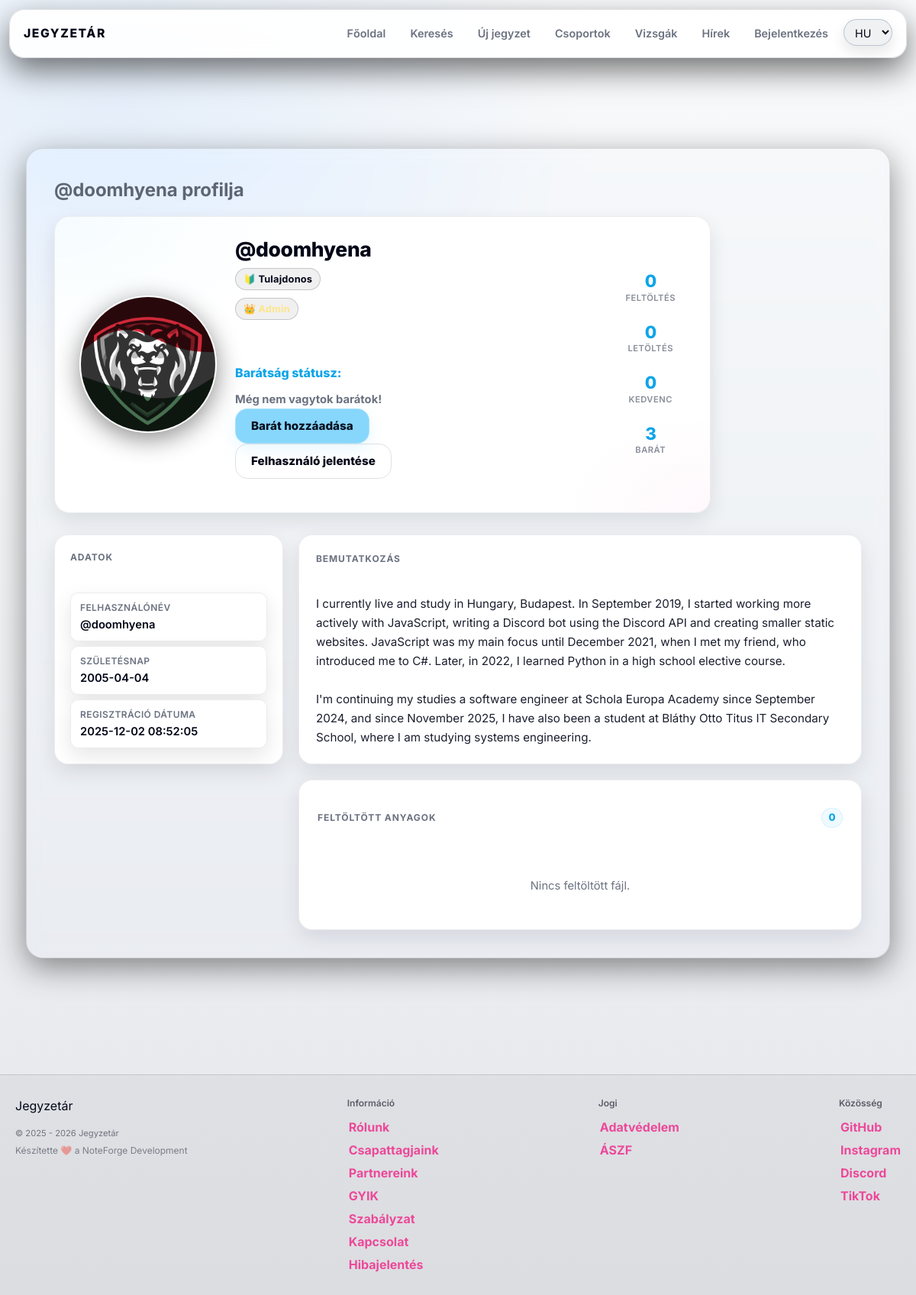
/profile.php?username=doomhyena, run on the app's committed database.
### tables this page shows
CREATE TABLE `users` (
  `id` int(11) NOT NULL,
  `lastname` varchar(100) DEFAULT NULL,
  `firstname` varchar(100) DEFAULT NULL,
  `username` varchar(50) NOT NULL,
  `birthdate` date DEFAULT NULL,
  `gender` varchar(10) DEFAULT NULL,
  `email` varchar(50) NOT NULL,
  `profile_picture` varchar(255) DEFAULT NULL,
  `password` varchar(255) NOT NULL,
  `security_question` varchar(255) NOT NULL,
  `security_answer` varchar(255) NOT NULL,
  `admin` tinyint(1) NOT NULL,
  `teacher` tinyint(1) NOT NULL,
  `registration_date` datetime DEFAULT NULL,
  `language` varchar(5) NOT NULL DEFAULT 'hu',
  `oauth_provider` varchar(20) DEFAULT NULL,
  `oauth_sub` varchar(191) DEFAULT NULL,
  `email_verified` tinyint(1) NOT NULL DEFAULT 0,
  `bio` text DEFAULT NULL,
  `profile_theme` varchar(32) NOT NULL DEFAULT 'default',
  `twofa_enabled` tinyint(1) NOT NULL DEFAULT 0,
  `used_reg_code` varchar(64) DEFAULT NULL,
  `used_reg_code_at` datetime DEFAULT NULL,
  `show_fullname` tinyint(1) NOT NULL DEFAULT 1,
  `show_email` tinyint(1) NOT NULL DEFAULT 0,
  `show_birthdate` tinyint(1) NOT NULL DEFAULT 0
);

CREATE TABLE `badges` (
  `id` int(11) NOT NULL,
  `name` varchar(64) NOT NULL,
  `slug` varchar(64) NOT NULL,
  `description` varchar(255) DEFAULT NULL,
  `icon` varchar(16) DEFAULT NULL
);

### profile.php (the view, shortened to what the rows shown need)
<?php
    require_once "assets/php/db.php";
    require_once "assets/php/lang.php";
    require_once "assets/php/functions.php";
	require_once "assets/php/premium.php";
    $user = null;
    $viewerId = $user['id'] ?? 0;
    $username = $_GET['username'] ?? $_GET['user'] ?? '';
    $res = db_query($conn, "SELECT * FROM users WHERE username = ? LIMIT 1", "s", [$username]);
    $profile = $res->fetch_assoc();
    $profileId = $profile['id'];
    $isOwner = ($viewerId === $profileId);
    $show_fullname  = ($profile['show_fullname'] ?? 1);
    $show_birthdate = ($profile['show_birthdate'] ?? 0);
    $profile_theme = $profile['profile_theme'] ?: 'default';
    $is_birthday = (!empty($profile['birthdate']) && date('m-d', strtotime($profile['birthdate'])) === date('m-d'));
    $birthdateValue = (!empty($profile['birthdate']) && $profile['birthdate'] !== '0000-00-00') ? substr($profile['birthdate'], 0, 10): '';
    $profile_picture_path = "assets/img/default_profile_picture.jpg";
    if (!empty($profile['profile_picture'])) {
        $fs = __DIR__ . "/users/{$profile['username']}/{$profile['profile_picture']}";
        if (is_file($fs)) {
            $profile_picture_path = "users/{$profile['username']}/{$profile['profile_picture']}";
        }
    }
    $badges = [];
    $badgeRes = db_query($conn, "SELECT b.* FROM user_badges ub JOIN badges b ON ub.badge_id = b.id WHERE ub.user_id = ? ORDER BY ub.granted_at ASC", "i", [$profileId]);
    if ($badgeRes) {
        while ($row = $badgeRes->fetch_assoc()) {
            $badges[] = $row;
        }
    }
    $bio = trim((string)($profile['bio'] ?? ''));
    $emptyBios = [
            "Ez a felhasználó még nem dobott be bemutatkozást.",
            "Itt lenne a bio… ha lenne bio.",
            "A bemutatkozás DLC még nem lett telepítve.",
            "Csend van… túl nagy a csend.",
            "Bio nincs, de a vibe megvan.",
    ];
    $fallbackBio = $emptyBios[array_rand($emptyBios)];
?>
<!DOCTYPE html>
<html lang="<?= htmlspecialchars($lang) ?>">
<head>
    <link rel="stylesheet" href="assets/css/styles.css">
    <script src="https://cdn.jsdelivr.net/npm/@tailwindcss/browser@4"></script>
</head>
<body class="theme-<?= htmlspecialchars($profile_theme) ?>">
<div class="content-wrapper">
    <div class="main">
        <h1><?= htmlspecialchars($show_fullname ? $profile['firstname'] : '@' . $profile['username']) . ' ' . t('profile_of') ?></h1>
        <div class="profile-layout">
            <section class="card profile-header">
                <div class="profile-header-grid">
                    <div class="profile-header-avatar">
                        <div class="avatar-wrap <?= $is_birthday ? 'is-birthday' : '' ?>" style="--avatar-size:180px">
                            <div class="avatar-box">
                                <img class="profile-picture"
                                     src="<?= htmlspecialchars($profile_picture_path) ?>"
                                     alt="<?= t('profile_picture_alt') ?>">
                            </div>
                        </div>
                    </div>
                    <div class="profile-header-main">
                        <div class="profile-identity">
                            <h2 class="profile-name"><?= htmlspecialchars($show_fullname ? ($profile['lastname'] . ' ' . $profile['firstname']) : ('@' . $profile['username'])) ?></h2>
                            <?php if (!empty($badges)): ?>
                                <div class="profile-badges">
                                    <?php foreach ($badges as $badge): ?>
                                        <span class="badge-pill"
                                              title="<?= htmlspecialchars($badge['description'] ?? '') ?>">
                                            <?= htmlspecialchars($badge['icon'] ?: '🏅') ?>
                                            <?= htmlspecialchars($badge['name']) ?>
                                        </span>
                                    <?php endforeach; ?>
                                </div>
                            <?php endif; ?>
                            <div class="profile-badges">
                                <?php if ((int)($profile['admin'] ?? 0) === 1): ?>
                                    <span class="badge-pill badge-pill--admin" title="<?= t('role_badge_admin_title') ?>">
                                    </span>
                                <?php elseif ((int)($profile['teacher'] ?? 0) === 1): ?>
                                    <span class="badge-pill badge-pill--teacher" title="<?= t('role_badge_teacher_title') ?>">
                                        🎓 <?= t('role_badge_teacher') ?>
                                    </span>
                                <?php else: ?>
                                    <span class="badge-pill badge-pill--student" title="<?= t('role_badge_student_title') ?>">
                                        📚 <?= t('role_badge_student') ?>
                                    </span>
                                <?php endif; ?>
                            </div>
                            <?php if (!$isOwner): ?>
                                <div class="profile-social-actions">
                                    <div class="profile-friendship">
                                    </div>
                                    <div class="profile-report">
                                    </div>
                                </div>
                            <?php endif; ?>
                        </div>
                    </div>
                </div>
            </section>
            <div class="profile-main-columns">
                <aside class="profile-column profile-column-left">
                    <div class="card">
                        <div class="profile-info-card" id="basic-profile-static">
                            <div class="profile-info-item">
                                <div class="profile-info-label"><?= t('profile_username') ?></div>
                                <div class="profile-info-value">@<?= htmlspecialchars($profile['username']) ?></div>
                            </div>
                            <?php if ($isOwner || $show_birthdate): ?>
                                <div class="profile-info-item">
                                    <div class="profile-info-label"><?= t('profile_birthdate') ?></div>
                                    <div class="profile-info-value"><?= htmlspecialchars($birthdateValue ?: '—') ?></div>
                                </div>
                            <?php endif; ?>
                            <div class="profile-info-item">
                                <div class="profile-info-label"><?= t('profile_registration') ?></div>
                                <div class="profile-info-value"><?= htmlspecialchars($profile['registration_date']) ?></div>
                            </div>
                        </div>
                    </div>
                </aside>
                <section class="profile-column profile-column-right" id="profile-main-content">
                    <div class="profile-right-block">
                        <div class="card profile-bio">
                            <h3 data-translation-key="profile_bio"><?= t('profile_bio') ?></h3>
                            <?php if ($bio !== ''): ?>
                                <p><?= nl2br(htmlspecialchars($bio)) ?></p>
                            <?php else: ?>
                                <p class="entry-meta opacity-80"><?= htmlspecialchars($fallbackBio) ?></p>
                            <?php endif; ?>
                        </div>
                    </div>
                </section>
            </div>
        </div>
    </div>
</div>
</body>
</html>

### data on the page
users: show_fullname+username "@doomhyena", username+profile_picture (picture), username "doomhyena", birthdate "2005-04-04", registration_date "2025-12-02 08:52:05", bio "I currently live and study in Hungary, Budapest. In September 2019, I started working more actively with JavaScript, writing a Discord bot using the Discord API and creating smaller static websites. JavaScript was my main focus until December 2021, when I met my friend, who introduced me to C#. Later, in 2022, I learned Python in a high school elective course. I'm continuing my studies a software engineer at Schola Europa Academy since September 2024, and since November 2025, I have also been a student at Bláthy Otto Titus IT Secondary School, where I am studying systems engineering."
badges: icon "🔰", name "Tulajdonos"

### other printed values
t('nav_home') "Főoldal"
t('nav_search') "Keresés"
t('nav_upload') "Új jegyzet"
t('nav_groups') "Csoportok"
t('nav_exams') "Vizsgák"
t('nav_news') "Hírek"
t('nav_login') "Bejelentkezés"
t('profile_of') "profilja"
t('profile_friendship') "Barátság státusz"
t('btn_add_friend') "Barát hozzáadása"
$report_label "Felhasználó jelentése"
$statUploads "0"
$statDownloads "0"
$statFavorites "0"
$statFriends "3"
